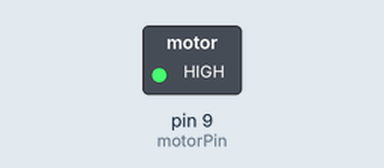
A sketch run on a simulated Arduino Uno, built with avr-gcc and run on an emulated ATmega328P. On the bench: switched loads named in the sketch (green lamp = pin HIGH).

Above: at 1.5 s.
At 4.5 s:
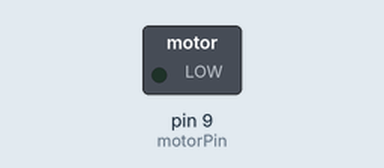
Timing chart, 0 to 7.8 s (numbered marks = the images above):
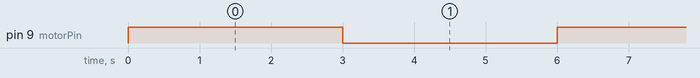

The sketch:

Circuit_14_Motor.ino
```cpp
/********************************************************************
 * SparkFun Inventor's Kit
 * Example sketch 12
 *
 * SPINNING A MOTOR
 *
 * This example requires that you drive your motor using a switching
 * transistor. The Arduino is only capable of sourcing about 40 mA of
 * current per pin and a motor requires upwards of 150 mA.
 *
 * Look at the wiring diagram in the SIK Guide - Circuit #12 or read the
 * notes in the readme tab for more information on wiring.
 *
 * This sketch was written by SparkFun Electronics,
 * with lots of help from the Arduino community.
 * This code is completely free for any use.
 * Visit http://learn.sparkfun.com/products/2 for SIK information.
 * Visit http://www.arduino.cc to learn about the Arduino.
 *
 * Version 2.0 6/2012 MDG
 * Version 2.1 8/2014 BCH
 *******************************************************************/

const int motorPin = 9;  // Connect the base of the transistor to pin 9.
                         // Even though it's not directly connected to the motor,
                         // we'll call it the 'motorPin'

void setup()
{
  pinMode(motorPin, OUTPUT);  // set up the pin as an OUTPUT
  Serial.begin(9600);         // initialize Serial communications
}


void loop()
{ // This example basically replicates a blink, but with the motorPin instead.
  int onTime = 3000;  // milliseconds to turn the motor on
  int offTime = 3000; // milliseconds to turn the motor off

  analogWrite(motorPin, 255); // turn the motor on (full speed)
  delay(onTime);                // delay for onTime milliseconds
  analogWrite(motorPin, 0);  // turn the motor off
  delay(offTime);               // delay for offTime milliseconds

  // Uncomment the functions below by taking out the //. Look below for the
  // code examples or documentation.

  // speedUpandDown();
  // serialSpeed();
}

// This function accelerates the motor to full speed,
// then decelerates back down to a stop.
void speedUpandDown()
{
  int speed;
  int delayTime = 20; // milliseconds between each speed step

  // accelerate the motor
  for(speed = 0; speed <= 255; speed++)
  {
    analogWrite(motorPin,speed);	// set the new speed
    delay(delayTime);           	// delay between speed steps
  }
  // decelerate the motor
  for(speed = 255; speed >= 0; speed--)
  {
    analogWrite(motorPin,speed);	// set the new speed
    delay(delayTime);           	// delay between speed steps
  }
}


// Input a speed from 0-255 over the Serial port
void serialSpeed()
{
  int speed;

  Serial.println("Type a speed (0-255) into the box above,");
  Serial.println("then click [send] or press [return]");
  Serial.println();  // Print a blank line

  // In order to type out the above message only once,
  // we'll run the rest of this function in an infinite loop:

  while(true)  // "true" is always true, so this will loop forever.
  {
    // Check to see if incoming data is available:
    while (Serial.available() > 0)
    {
      speed = Serial.parseInt();  // parseInt() reads in the first integer value from the Serial Monitor.
      speed = constrain(speed, 0, 255); // constrains the speed between 0 and 255
                                        // because analogWrite() only works in this range.

      Serial.print("Setting speed to ");  // feedback and prints out the speed that you entered.
      Serial.println(speed);

      analogWrite(motorPin, speed);  // sets the speed of the motor.
    }
  }
}
```

Measured:
- by itself, pin 9 (motorPin): alternates HIGH for 3.0 s and LOW for 3.0 s
